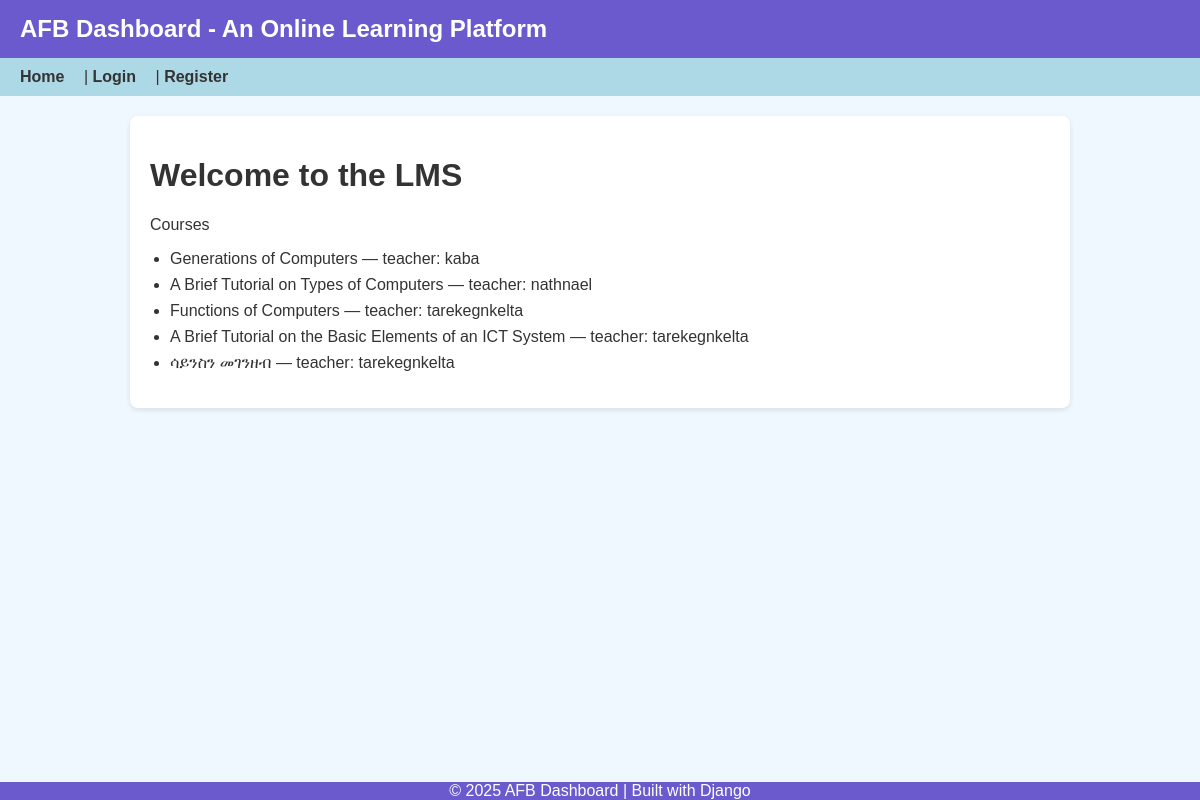
The page / on the database its author committed.
### courses/models.py (models this page shows, shortened)
class Course(models.Model):
    title = models.CharField(max_length=200)
    description = models.TextField(blank=True)
    teacher = models.ForeignKey(User, on_delete=models.CASCADE, related_name='courses')

### courses/views.py (the view)
# urls.py: path('', views.home, name='home'),
def home(request):
    courses = Course.objects.all()
    return render(request, 'courses/home.html', {'courses': courses})

### courses/templates/courses/home.html
{% extends "base.html" %}
{% block content %}
<h1>Welcome to the LMS</h1>
<p>Courses</p>
<ul>
  {% for course in courses %}
    <li>{{ course.title }} — teacher: {{ course.teacher.username }}</li>
  {% empty %}
    <li>No courses yet</li>
  {% endfor %}
</ul>
{% endblock %}

### static/css/base.css (style rules this page uses)
body { font-family: Arial, sans-serif; background-color: #f0f8ff; color: #333; margin: 0; padding: 0; display: flex; flex-direction: column; min-height: 100vh; }

### templates/base.html (style rules this page uses)
body { font-family: Arial, sans-serif; margin: 0; background-color: #f0f8ff; color: #333; display: flex; flex-direction: column; min-height: 100vh; }
ul { padding-left: 20px; }
li { margin-bottom: 8px; }

### rows shown on the page
Course: title "Generations of Computers", teacher.username "kaba"
Course: title "A Brief Tutorial on Types of Computers", teacher.username "nathnael"
Course: title "Functions of Computers", teacher.username "tarekegnkelta"
Course: title "A Brief Tutorial on the Basic Elements of an ICT System", teacher.username "tarekegnkelta"
Course: title "ሳይንስን መገንዘብ", teacher.username "tarekegnkelta"
